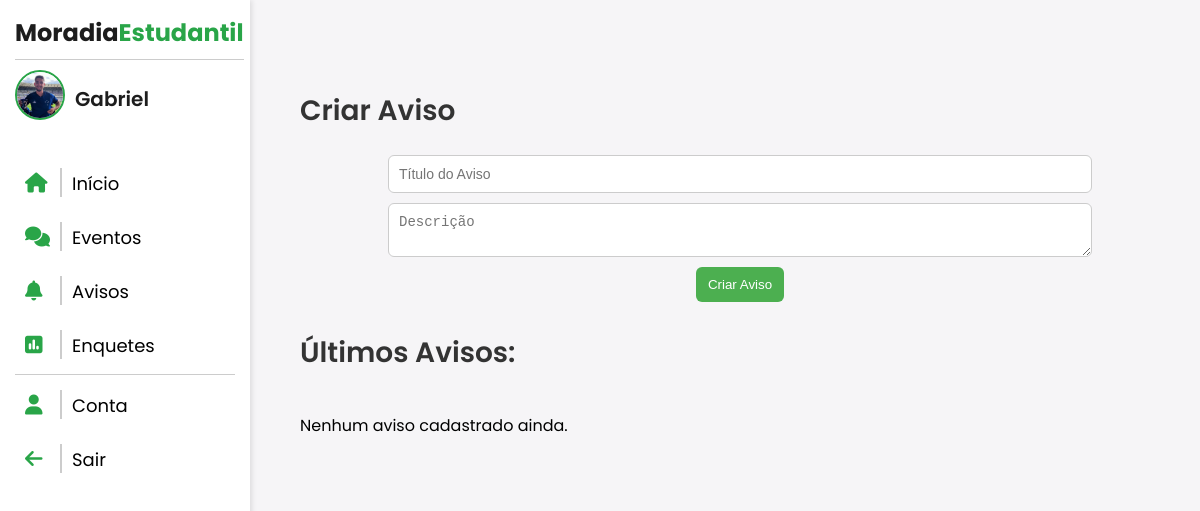
/avisos/ (signed in), run on an earlier commit of the app's database.
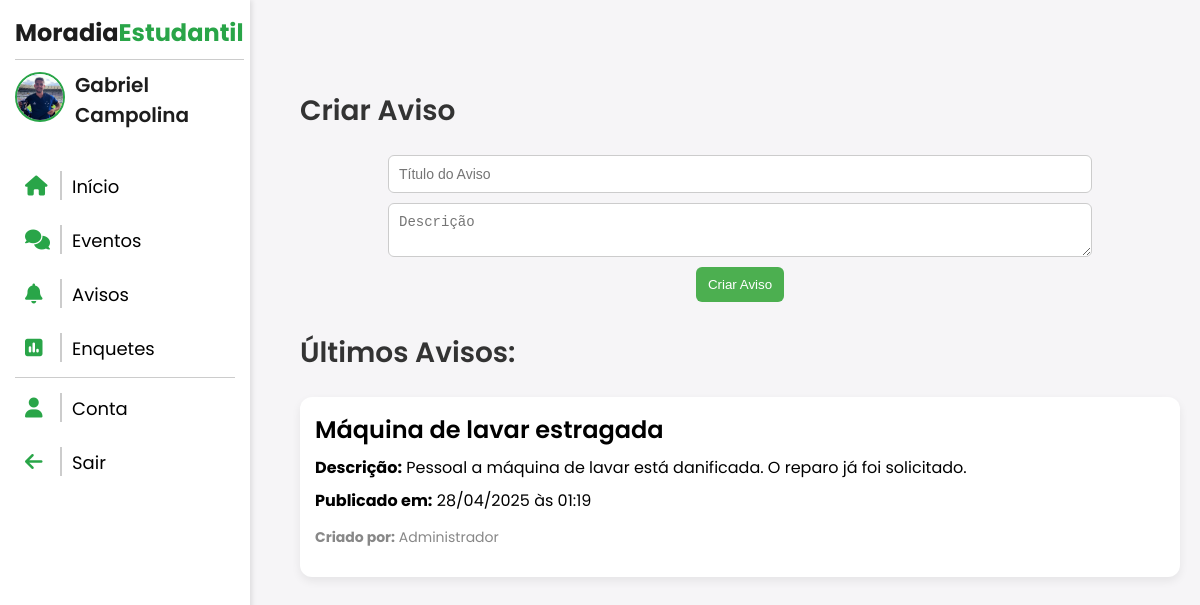
And on a later commit of the database.
### AppMoradia/models.py (models this page shows, shortened)
class CustomUser(AbstractUser):
     foto = models.ImageField(
        upload_to='fotos_perfil/',
        blank=True,
        null=True,
        default='fotos_perfil/default.png'
      )
     tipo = (
         ('VISITANTE','Visitante'),
         ('RESIDENTE','Residente'),
         ('SÍNDICO','Síndico'),
         ('COORDENADOR','Coordenador')
     )
     tipo = models.CharField(max_length=100, choices=tipo, default='VISITANTE')

class Aviso(models.Model):
    titulo = models.CharField(max_length=200)
    descricao = models.TextField()
    data_criacao = models.DateTimeField(auto_now_add=True)
    criado_por = models.ForeignKey(settings.AUTH_USER_MODEL, on_delete=models.CASCADE)

### AppMoradia/views.py (the view)
# urls.py: path('avisos/', views.avisos, name='avisos'),
@login_required
def avisos(request):
    usuario = request.user
    avisos = Aviso.objects.all().order_by('-data_criacao')
    return render(request, 'avisos.html', {'usuario': usuario, 'avisos': avisos})

### AppMoradia/templates/avisos.html (shortened to what this page needs)
{% extends 'sidebar-sistema.html' %}
{% load static %}
    {% block content %}
    <div class="dashboard">
        {% if user.tipo == 'COORDENADOR' or user.tipo == 'SÍNDICO' %}
        <h2 class="dashboard-title">Criar Aviso</h2>
        <div class="form-adicionar-evento">
            <form method="post" action="{% url 'adicionar_aviso' %}">
                <input type="text" name="titulo" placeholder="Título do Aviso" required class="input-evento">
                <textarea name="descricao" placeholder="Descrição" required class="textarea-evento"></textarea>
                <button type="submit" class="btn-adicionar">Criar Aviso</button>
            </form>
        </div>
        {% endif %}
        <h2 class="dashboard-title">Últimos Avisos:</h2>
        <div class="lista-eventos">
            {% for aviso in avisos %}
            <div class="card-evento">
                <div class="header-evento">
                    <h3 class="titulo-evento">{{ aviso.titulo }}</h3>
                </div>
                <div class="info-evento">
                    <p class="descricao-evento"><strong>Descrição:</strong> {{ aviso.descricao }}</p>
                    <p><strong>Publicado em:</strong> {{ aviso.data_criacao|date:"d/m/Y" }} às {{ aviso.data_criacao|date:"H:i" }}</p>
                </div>
                <p class="autor-evento"><strong>Criado por:</strong> {{ aviso.criado_por.first_name }}</p>
            </div>
            {% empty %}
            <p>Nenhum aviso cadastrado ainda.</p>
            {% endfor %}
        </div>
    </div>
    {% endblock %}

### AppMoradia/templates/sidebar-sistema.html (shortened to what this page needs)
{% load static %}
<!DOCTYPE html>
<html lang="en">
<head>
    <link rel="stylesheet" href="{% static 'css/sistema.css' %}">
    <link rel="stylesheet" href="https://cdnjs.cloudflare.com/ajax/libs/font-awesome/6.5.0/css/all.min.css" />
</head>
<body>
    <div class="sidebar" id="sidebar">
        <div class="title">
            <span class="gray">Moradia</span><span class="green">Estudantil</span>
        </div>
        <div class="user-info">
            <a href="{% url 'conta' %}"><img src="{{ usuario.foto.url }}" alt="Foto do usuário" class="user-photo"></a>
            <span class="user-name">{{ usuario.first_name }}</span>
        </div>
        <ul>
            <li><a href="{% url 'sistema' %}"><i class="fa-solid fa-house"></i><span class="menu-text">Início</span></a></li>
            <li><a href="{% url 'eventos' %}"><i class="fa-solid fa-comments"></i><span class="menu-text">Eventos</span></a></li>
            <li><a href="{% url 'avisos' %}"><i class="fa-solid fa-bell"></i><span class="menu-text">Avisos</span></a></li>
            <li><a href="{% url 'enquetes' %}"><i class="fa-solid fa-square-poll-vertical"></i><span class="menu-text">Enquetes</span></a></li>
        <div class="options">
            <li><a href="{% url 'conta' %}"><i class="fa-solid fa-user"></i><span class="menu-text">Conta</span></a></li>
            <li>
                <a class="btn-sair" href="#" onclick="document.getElementById('logout-form').submit();"><i class="fa-solid fa-arrow-left"></i><span class="menu-text">Sair</span></a>
            </li>
           </div>
        </ul>
    </div>
    <div class="main-content">
        {% block content %}
        {% endblock %}
    </div>
</body>
</html>

### AppMoradia/static/css/sistema.css (style rules this page uses)
* { box-sizing: border-box; }
html, body { width: 100%; overflow-x: hidden; }
body { background: #f6f5f7; font-family: 'Poppins', sans-serif; margin: 0; }
.gray { user-select: none; font-weight: bold; color: #1d1d1d; text-align: center; font-size: 24px; margin-bottom: 20px; border-bottom: 1px solid #ccc; padding-bottom: 10px; }
.green { user-select: none; font-weight: bold; color: #29a548; text-align: center; font-size: 24px; margin-bottom: 20px; border-bottom: 1px solid #ccc; padding-bottom: 10px; }
.sidebar { position: fixed; width: 250px; height: 100vh; background-color: #fff; padding: 15px; box-shadow: 2px 0 5px rgba(0, 0, 0, 0.1); transition: transform 0.3s ease-in-out; transform: translateX(0); z-index: 1000; display: flex; flex-direction: column; }
.options { border-top: 1px solid #ccc; }
.btn-sair { color: black; }
.sidebar ul { list-style-type: none; padding: 0; color: black; }
.sidebar ul li { margin: 5px 0; cursor: pointer; }
.sidebar ul li a { text-decoration: none; font-size: 18px; display: flex; align-items: center; padding: 10px; border-radius: 8px; transition: background-color 0.3s; color: black; }
.sidebar ul li a i { font-size: 20px; color: #29a548; width: 20px; height: 20px; margin-right: 5px; }
.sidebar ul li a .menu-text { margin-left: 10px; border-left: 2px solid #ccc; padding-left: 10px; padding-top: 2px; }
.user-info { user-select: none; display: flex; align-items: center; gap: 10px; padding: 10px 0; margin-top: 10px; }
.user-photo { width: 50px; height: 50px; border-radius: 50%; object-fit: cover; border: 2px solid #29a548; }
.user-name { font-weight: 600; color: #1d1d1d; font-size: 20px; }
.main-content { margin-left: 280px; padding: 20px; min-height: 100vh; background: #f6f5f7; }
.dashboard { margin-top: 70px; }
.dashboard-title { user-select: none; font-size: 28px; color: #333; font-weight: 600; text-align: left; }
form { display: flex; flex-direction: column; align-items: center; }
.form-adicionar-evento { margin-bottom: 30px; text-align: center; }
.input-evento, .textarea-evento { width: 80%; padding: 10px; margin-bottom: 10px; border: 1px solid #ccc; border-radius: 6px; font-size: 14px; }
.btn-adicionar { padding: 10px 12px; background-color: #4CAF50; color: white; border: none; border-radius: 6px; cursor: pointer; transition: background-color 0.3s; }
.lista-eventos { user-select: none; display: flex; flex-direction: column; gap: 20px; }
.card-evento { background-color: white; padding: 15px; border-radius: 12px; position: relative; box-shadow: 0 4px 10px rgba(0, 0, 0, 0.07); transition: transform 0.3s ease, box-shadow 0.3s ease; }
.titulo-evento { padding: 0; font-size: 24px; font-weight: 600; margin: 0; }
.info-evento p { margin: 8px 0; font-size: 16px; }
.autor-evento { color: #888; font-size: 14px; }
.header-evento { display: flex; justify-content: space-between; }

What changed in the data, as far as the page shows it:
changed CustomUser: first_name "Gabriel" → "Gabriel Campolina"
added Aviso: titulo "Máquina de lavar estragada", descricao "Pessoal a máquina de lavar está danificada. O reparo já foi solicitado.", data_criacao "28/04/2025", data_criacao "01:19", criado_por.first_name "Administrador"
Also different on the page:
text no longer shown: "Nenhum aviso cadastrado ainda."
